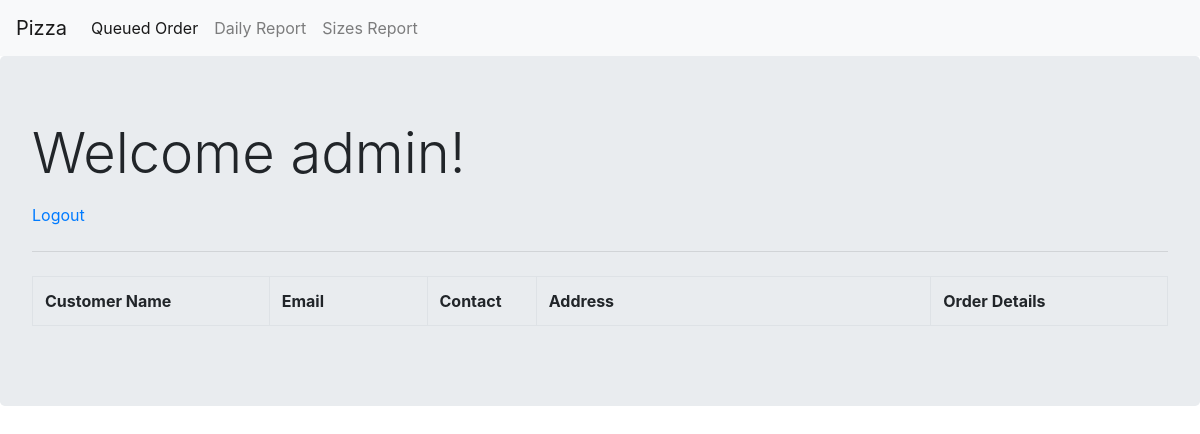
/daily_order.php (signed in), run on an earlier commit of the app's database.
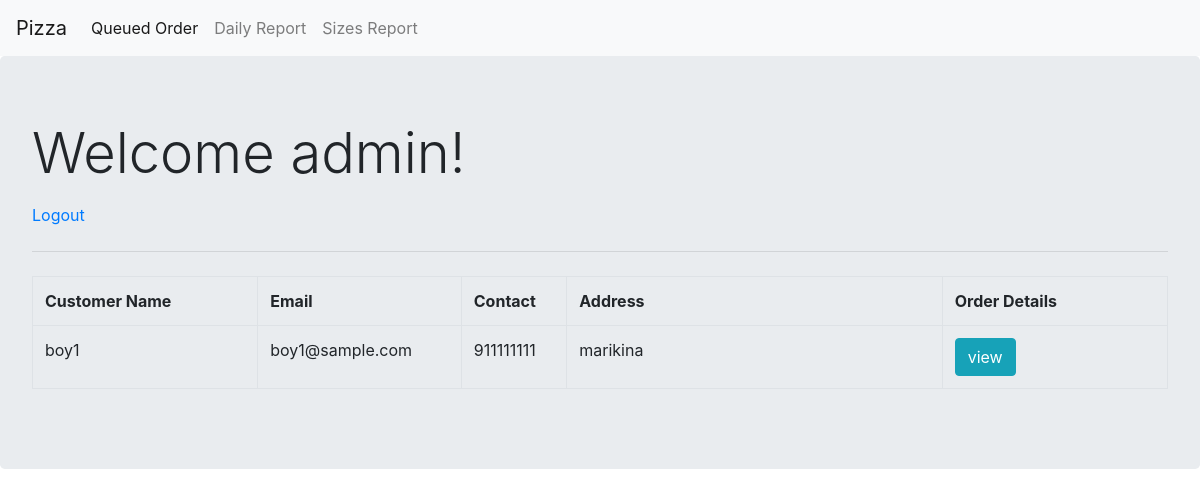
And on a later commit of the database.
### tables this page shows
CREATE TABLE `customer_info` (
  `id` int(11) NOT NULL,
  `email` varchar(50) NOT NULL,
  `full_name` varchar(50) NOT NULL,
  `contact` int(11) NOT NULL,
  `complete_address` varchar(100) NOT NULL,
  `date_added` datetime NOT NULL DEFAULT CURRENT_TIMESTAMP,
  `queue` tinyint(1) NOT NULL
);

### daily_order.php (the view, shortened to what this page needs)
<?php
require('db.php');
$query = "SELECT * FROM customer_info where queue=1 ORDER BY id ASC";
$result = mysqli_query($connect, $query);
?>
<!DOCTYPE html>
<html>
<head>
	<link rel="stylesheet" href="https://stackpath.bootstrapcdn.com/bootstrap/4.3.0/css/bootstrap.min.css">
</head>
<body>
<?php include("navbar.php"); ?>
<div class="jumbotron" >
  <h1 class="display-4"><p>Welcome <?php echo $_SESSION['username']; ?>!</p></h1>
  <a href="logout.php">Logout</a>
  <hr class="my-4">
   <div id="table">
        <table class="table table-bordered">
           <tr >
                <th width="15%">Customer Name</th>
                <th width="10%">Email</th>
                <th width="5%">Contact</th>
                <th width="25%">Address</th>
                <th width="15%">Order Details</th>
           </tr>
           <?php
           while($row = mysqli_fetch_array($result))
           {
           ?>
           <tr>
                <td><?php echo $row["full_name"]; ?></td>
                <td><?php echo $row["email"]; ?></td>
                <td><?php echo $row["contact"]; ?></td>
                <td><?php echo $row["complete_address"]; ?></td>
                <td><input type="button" name="view" value="view" id="<?php echo $row["id"]; ?>" class="btn btn-info btn-xs view_data" /></td>
           </tr>
           <?php
           }
           ?>
        </table>
    </div>
</div>
</body>
</html>

What changed in the data, as far as the page shows it:
now on this page (row edited): customer_info: full_name "boy1", email "boy1@sample.com", contact "911111111", complete_address "marikina"
